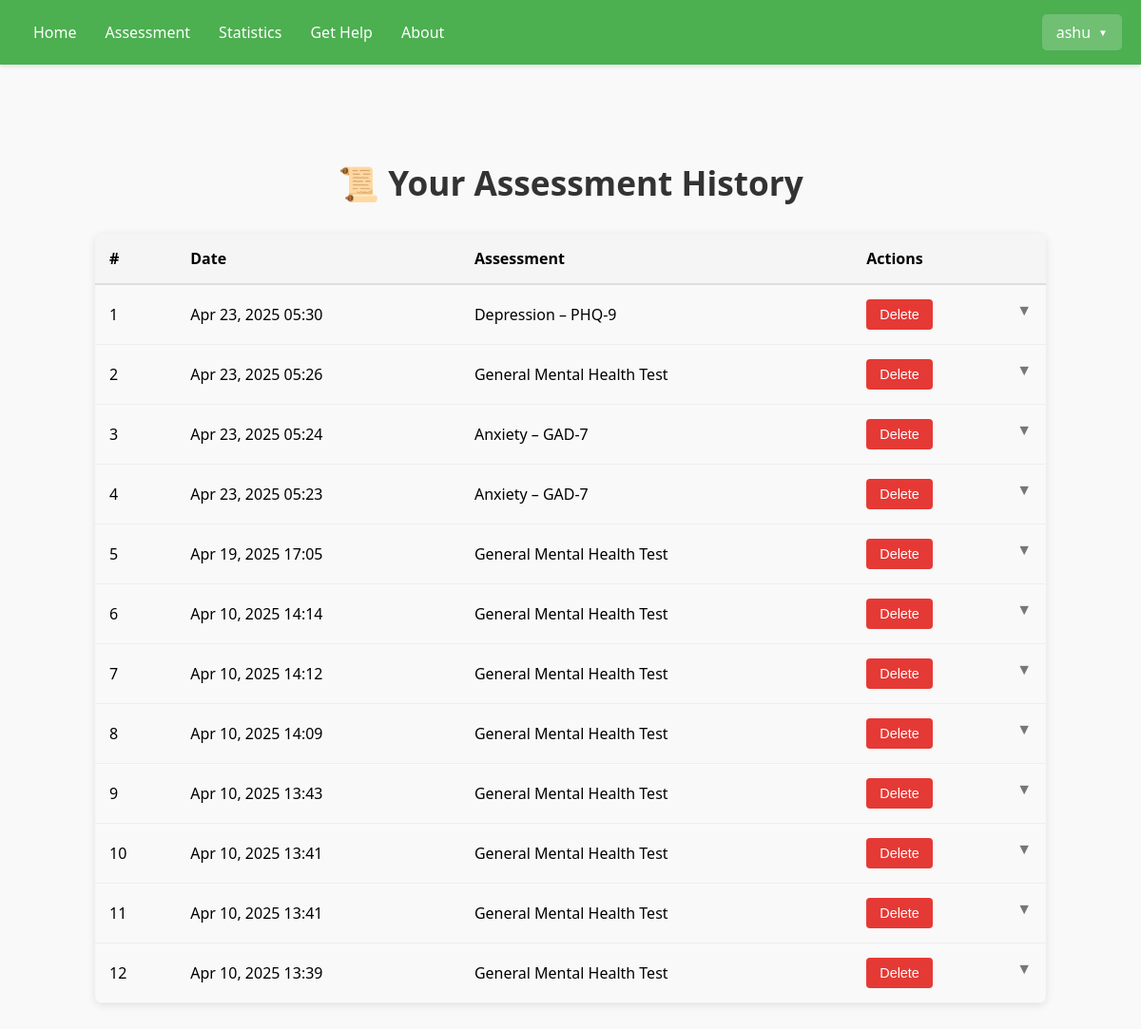
Page /history/ (signed in) on the committed database.
### assessments/models.py (models this page shows, shortened)
class AssessmentAttempt(models.Model):
    user = models.ForeignKey(User, on_delete=models.CASCADE)
    assessment = models.ForeignKey(Assessment, on_delete=models.CASCADE)
    score = models.FloatField()
    attempted_at = models.DateTimeField(auto_now_add=True)
    responses = models.JSONField()
    raw_scores = models.JSONField()
    severity_scores = models.JSONField()

class Assessment(models.Model):
    title = models.CharField(max_length=255)
    description = models.TextField()

### assessments/views.py (the view)
# urls.py: path('history/', views.history_view, name='history'),
@login_required
def history_view(request):
     attempts = (
         AssessmentAttempt.objects
         .filter(user=request.user)
         .order_by('-attempted_at')
     )
     return render(request, 'history.html', {'attempts': attempts})

### assessments/templates/history.html (shortened to what this page needs)
{% extends 'base.html' %}
{% block content %}
<div class="history-container">
  <h2 class="history-heading">📜 Your Assessment History</h2>
  <table class="history-table">
    <thead>
      <tr>
        <th>#</th>
        <th>Date</th>
        <th>Assessment</th>
        <th>Actions</th>
      </tr>
    </thead>
    <tbody>
      {% for attempt in attempts %}
        <tr class="clickable" data-id="detail-{{ attempt.id }}">
          <td>{{ forloop.counter }}</td>
          <td>{{ attempt.attempted_at|date:"M d, Y H:i" }}</td>
          <td>{{ attempt.assessment.title }}</td>
          <td>
            <form method="post" action="{% url 'history_delete' attempt.id %}" style="display:inline;">
              <button type="submit" class="btn-delete">Delete</button>
            </form>
            <span class="expand-icon">▼</span>
          </td>
        </tr>
      {% endfor %}
    </tbody>
  </table>
</div>
{% endblock %}

### assessments/templates/base.html (shortened to what this page needs)
<!DOCTYPE html>
<html lang="en">
<head>
</head>
<body>
    <div class="navbar">
        <div class="nav-container">
            <div class="nav-links" id="navLinks">
                <a href="/profile">Home</a>
                <a href="/assessment">Assessment</a>
                <a href="/statistics">Statistics</a>
                <a href="/get-help">Get Help</a>
                <a href="/about">About</a>
            </div>
        </div>
        <div class="user-menu" id="userMenu">
            <div class="username-display" onclick="toggleUserMenu()">
                {{ user.username }}
            </div>
        </div>
    </div>
    <div class="container">
        {% block content %}
        {% endblock %}
    </div>
</body>
</html>

### assessments/templates/base.html (style rules this page uses)
body { font-family: 'Segoe UI', Tahoma, Geneva, Verdana, sans-serif; margin: 0; padding: 0; background-color: #f9f9f9; }
.navbar { background-color: #4CAF50; padding: 15px 20px; display: flex; justify-content: space-between; align-items: center; color: white; box-shadow: 0 2px 4px rgba(0, 0, 0, 0.1); }
.nav-links { display: flex; align-items: center; }
.nav-links a { color: white; text-decoration: none; margin: 0 15px; font-weight: 500; }
.user-menu { position: relative; cursor: pointer; }
.username-display { display: flex; align-items: center; font-weight: 500; padding: 8px 15px; border-radius: 5px; background-color: rgba(255, 255, 255, 0.2); transition: background-color 0.2s; }
.username-display::after { content: "▼"; font-size: 10px; margin-left: 8px; }
.container { padding: 40px 20px; max-width: 1200px; margin: 0 auto; }

### assessments/templates/history.html (style rules this page uses)
.history-container { max-width: 1000px; margin: 0 auto; padding: 20px; }
.history-heading { text-align: center; margin: 40px 0 30px; font-size: 2.2rem; color: #333; font-weight: 600; }
.history-table { width: 100%; border-collapse: collapse; margin: 30px 0; box-shadow: 0 2px 8px rgba(0,0,0,0.1); border-radius: 8px; overflow: hidden; }
.history-table thead { background-color: #f5f5f5; }
.history-table th { padding: 15px; border-bottom: 2px solid #ddd; text-align: left; font-weight: 600; }
.history-table td { padding: 15px; border-bottom: 1px solid #eee; text-align: left; }
.btn-delete { background: #e53935; color: white; border: none; padding: 8px 14px; border-radius: 4px; cursor: pointer; transition: background 0.2s; font-size: 0.9rem; }
.clickable { cursor: pointer; transition: background 0.2s; }
.expand-icon { float: right; color: #777; transition: transform 0.3s; }

### rows in the picture
AssessmentAttempt: attempted_at "Apr 23, 2025 05:30", assessment "Depression – PHQ-9"
AssessmentAttempt: attempted_at "Apr 23, 2025 05:26", assessment "General Mental Health Test"
AssessmentAttempt: attempted_at "Apr 23, 2025 05:24", assessment "Anxiety – GAD-7"
AssessmentAttempt: attempted_at "Apr 23, 2025 05:23", assessment "Anxiety – GAD-7"
AssessmentAttempt: attempted_at "Apr 19, 2025 17:05", assessment "General Mental Health Test"
AssessmentAttempt: attempted_at "Apr 10, 2025 14:14", assessment "General Mental Health Test"
AssessmentAttempt: attempted_at "Apr 10, 2025 14:12", assessment "General Mental Health Test"
AssessmentAttempt: attempted_at "Apr 10, 2025 14:09", assessment "General Mental Health Test"
AssessmentAttempt: attempted_at "Apr 10, 2025 13:43", assessment "General Mental Health Test"
AssessmentAttempt: attempted_at "Apr 10, 2025 13:41", assessment "General Mental Health Test"
AssessmentAttempt: attempted_at "Apr 10, 2025 13:41", assessment "General Mental Health Test"
AssessmentAttempt: attempted_at "Apr 10, 2025 13:39", assessment "General Mental Health Test"

### other values in the picture
{{ user.username }} "ashu"
